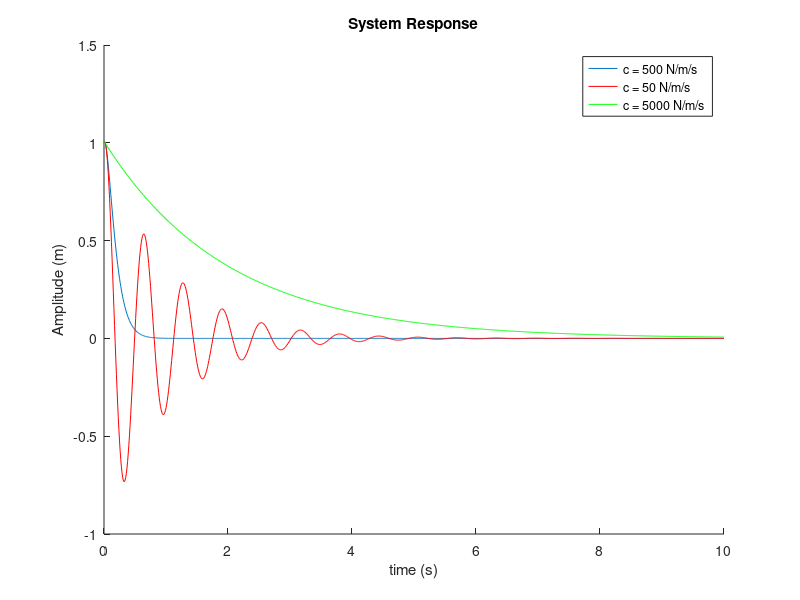

MATLAB code for this plot:
% Randy Schur
%MAE 6257 HW2

%%Problem 1
close
m = 50; %[kg]
k = 5000; %[N/m]
c1 = 1000; %[N/m/s]
c2 = 100;
c3 = 10000;

%ICs
x0 = 1; %[m]
xdot0 = 1; %[m/s]

t = linspace(0, 10, 1000);


% solution via state space
A1 = [0 1; -k/m  -c1/m];
A2 = [0 1; -k/m  -c2/m];
A3 = [0 1; -k/m  -c3/m];
B = [0 0]';
C = [1 0];
D = 0;
sys1 = ss(A1,B,C,D);              % construct state space object
sys2 = ss(A2, B, C, D);
sys3 = ss(A3, B, C, D);
u = ones(size(t));              % vector of ones representing the unit step input
x1 = lsim(sys1,u,t,[x0 xdot0]);  % linear system simulation
x2 = lsim(sys2,u,t,[x0 xdot0]);
x3 = lsim(sys3,u,t,[x0 xdot0]);

hold on
plot(t,x1);
plot(t, x2, 'r');
plot(t, x3, 'g');
title('System Response');
xlabel('time (s)')
ylabel('Amplitude (m)');
legend( 'c = 500 N/m/s', 'c = 50 N/m/s', 'c = 5000 N/m/s')

%%
